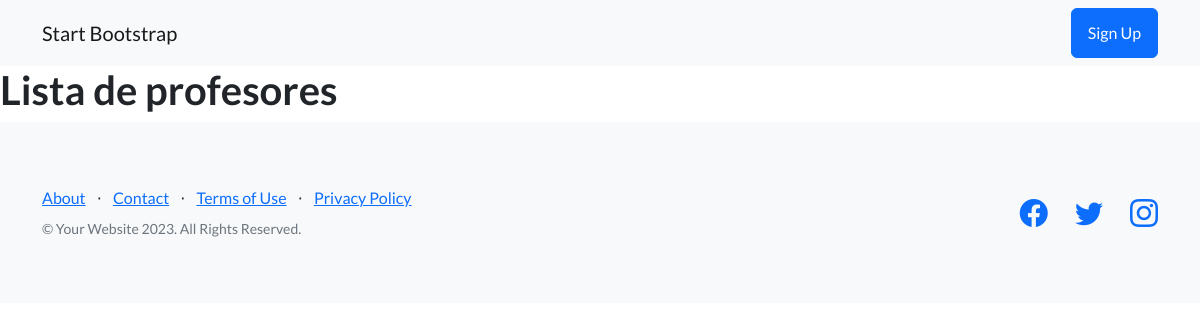
The app's page /app1/profesor_list/, older data.
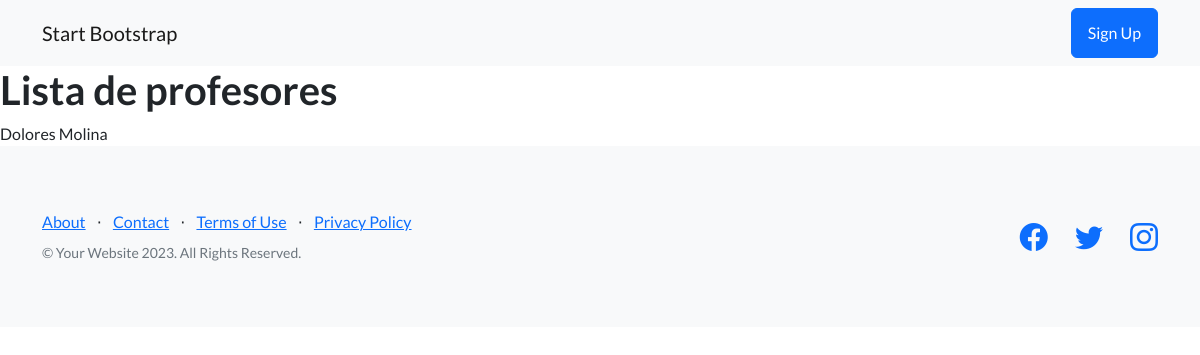
The same page, newer data.
### app1/models.py (models this page shows)
class Profesor(models.Model):
    nombre = models.CharField(max_length=30)
    apellido = models.CharField(max_length=30)
    email = models.EmailField()
    profesion = models.CharField(max_length=30)

### app1/views.py (the view)
# urls.py: path('profesor_list/', views.profesor_list, name="profesor_list"),
def profesor_list(request):
     profesores = Profesor.objects.all()
     return render(request, "profesor_list.html", {"profesores": profesores})

### app1/templates/profesor_list.html
{% extends 'index.html' %}
{% load static %}
{% block content %}
<h1>Lista de profesores</h1>
    {% for profesor in profesores %}
        {{profesor.nombre}}
        {{profesor.apellido}}
    {% endfor %}
{% endblock %}

### app1/templates/index.html (shortened to what this page needs)
{% load static %}
<!DOCTYPE html>
<html lang="en">
    <head>
        <link href="https://cdn.jsdelivr.net/npm/bootstrap-icons@1.5.0/font/bootstrap-icons.css" rel="stylesheet" type="text/css" />
        <link href= "{% static 'css/styles.css' %}" rel="stylesheet" />
    </head>
    <body>
        <nav class="navbar navbar-light bg-light static-top">
            <div class="container">
                <a class="navbar-brand" href="#!">Start Bootstrap</a>
                <a class="btn btn-primary" href="#signup">Sign Up</a>
            </div>
        </nav>
        {% block content %}{% endblock %}
        <footer class="footer bg-light">
            <div class="container">
                <div class="row">
                    <div class="col-lg-6 h-100 text-center text-lg-start my-auto">
                        <ul class="list-inline mb-2">
                            <li class="list-inline-item"><a href="#!">About</a></li>
                            <li class="list-inline-item">⋅</li>
                            <li class="list-inline-item"><a href="#!">Contact</a></li>
                            <li class="list-inline-item">⋅</li>
                            <li class="list-inline-item"><a href="#!">Terms of Use</a></li>
                            <li class="list-inline-item">⋅</li>
                            <li class="list-inline-item"><a href="#!">Privacy Policy</a></li>
                        </ul>
                        <p class="text-muted small mb-4 mb-lg-0">&copy; Your Website 2023. All Rights Reserved.</p>
                    </div>
                    <div class="col-lg-6 h-100 text-center text-lg-end my-auto">
                        <ul class="list-inline mb-0">
                            <li class="list-inline-item me-4">
                                <a href="#!"><i class="bi-facebook fs-3"></i></a>
                            </li>
                            <li class="list-inline-item me-4">
                                <a href="#!"><i class="bi-twitter fs-3"></i></a>
                            </li>
                            <li class="list-inline-item">
                                <a href="#!"><i class="bi-instagram fs-3"></i></a>
                            </li>
                        </ul>
                    </div>
                </div>
            </div>
        </footer>
    </body>
</html>

Row changes from the older to the newer data that the page shows:
added Profesor: nombre "Dolores", apellido "Molina"
